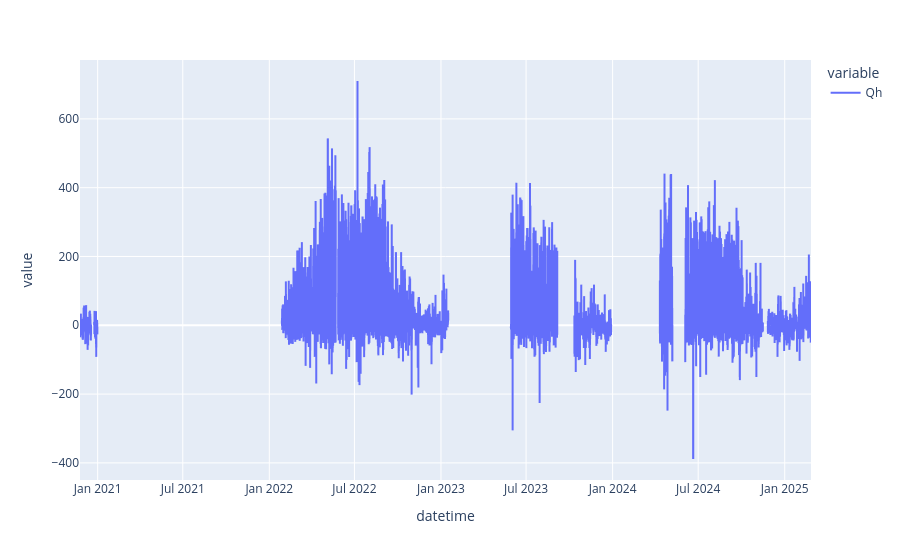

The notebook cell this image was saved under:
### Code cell
pd.options.plotting.backend = "plotly"
df2export['Qh'].plot()

### Figure 1 — Plotly figure (JSON) as saved in the notebook; plotly's stock layout.template omitted (floating-point values rounded to 4 significant figures; data arrays with more than 128 entries replaced by an {"elided": "..."} marker saying what was removed)
{"data": [{"hovertemplate": "variable=Qh<br>datetime=%{x}<br>value=%{y}<extra></extra>", "legendgroup": "Qh", "line": {"color": "#636efa", "dash": "solid"}, "marker": {"symbol": "circle"}, "mode": "lines", "name": "Qh", "showlegend": true, "type": "scattergl", "x": {"elided": "40143 str values"}, "xaxis": "x", "y": {"elided": "40143 float values"}, "yaxis": "y"}], "layout": {"legend": {"title": {"text": "variable"}, "tracegroupgap": 0}, "margin": {"t": 60}, "xaxis": {"anchor": "y", "domain": [0, 1], "title": {"text": "datetime"}}, "yaxis": {"anchor": "x", "domain": [0, 1], "title": {"text": "value"}}}}
